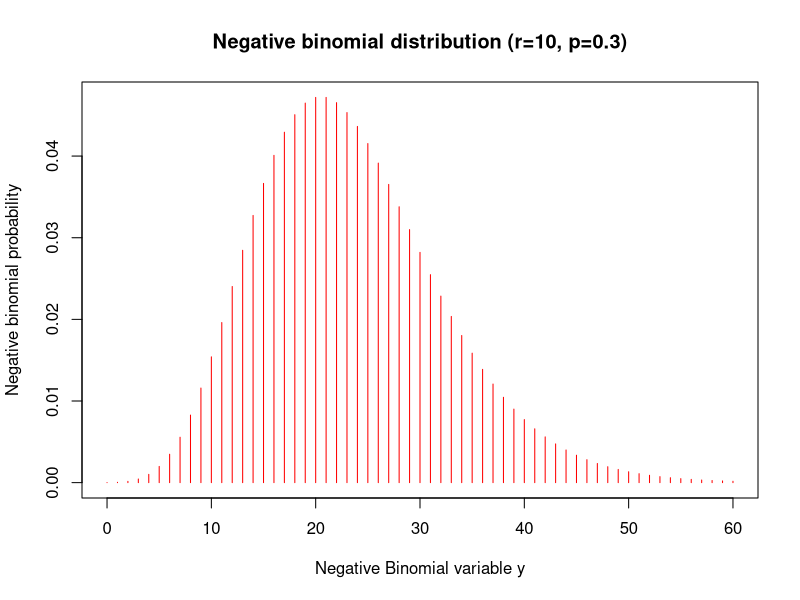
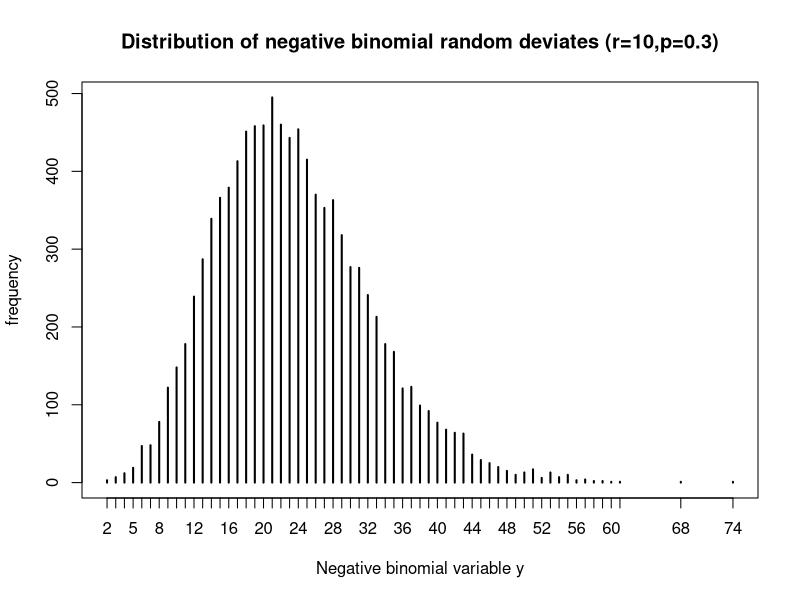

R code for these plots, in order:
## Negative binomial distribution functions in R

## p = probability of success in a trial
## r = number of successes observed 
## y = number of failures before r successes

## Computing negative binomial probability density for observing y failures before r successes:
y = 5
r = 3
p = 0.3
prob =  dnbinom(y, r, p)

print(paste("Negative binomial probability for " , y , " failures before " ,
            r , " successes is ",prob))


### Function for computing cumulative probability from x=0 to a given value.
### pnbinom(x,r,p) gives cumulative probability for a negative binomial distribution from 0 to x.
x = 5 
cumulative_probability = pnbinom(x,r,p)
print(paste("cumulative negative binomial probability from x=0 to", x,
            " for ", x," failures before ",r, " successes is ", 
            cumulative_probability) )

### Function for finding x value corresponing to a cumulative probability 
cumulative_probability = 0.5
x_value = qnbinom(cumulative_probability, r, p)
print(paste("number of failures corresponding to the given  cumulative binomial probability of ",cumulative_probability," is ",x_value) )

### Function that returns 4 random deviates from a Negative Binomial distribution of given (n,p)
deviates = rnbinom(4, r, p)
print(paste("4 binomial deviates :  "))
print(deviates)


### We plot a binomial density distribution using dnbinom()
r = 10
p = 0.3
y = seq(0,60)
pdens = dnbinom(y,r,p)
plot(y,pdens, type="h", col="red",
     xlab = "Negative Binomial variable y", 
     ylab="Negative binomial probability", 
     main="Negative binomial distribution (r=10, p=0.3)")

## We generate frequency histogram of binomial deviates using rbinom()
r = 10
p = 0.3
xdev= rnbinom(10000, r, p)
plot(table(xdev), type="h", xlab="Negative binomial variable y",
     ylab="frequency",
     main="Distribution of negative binomial random deviates (r=10,p=0.3)")
